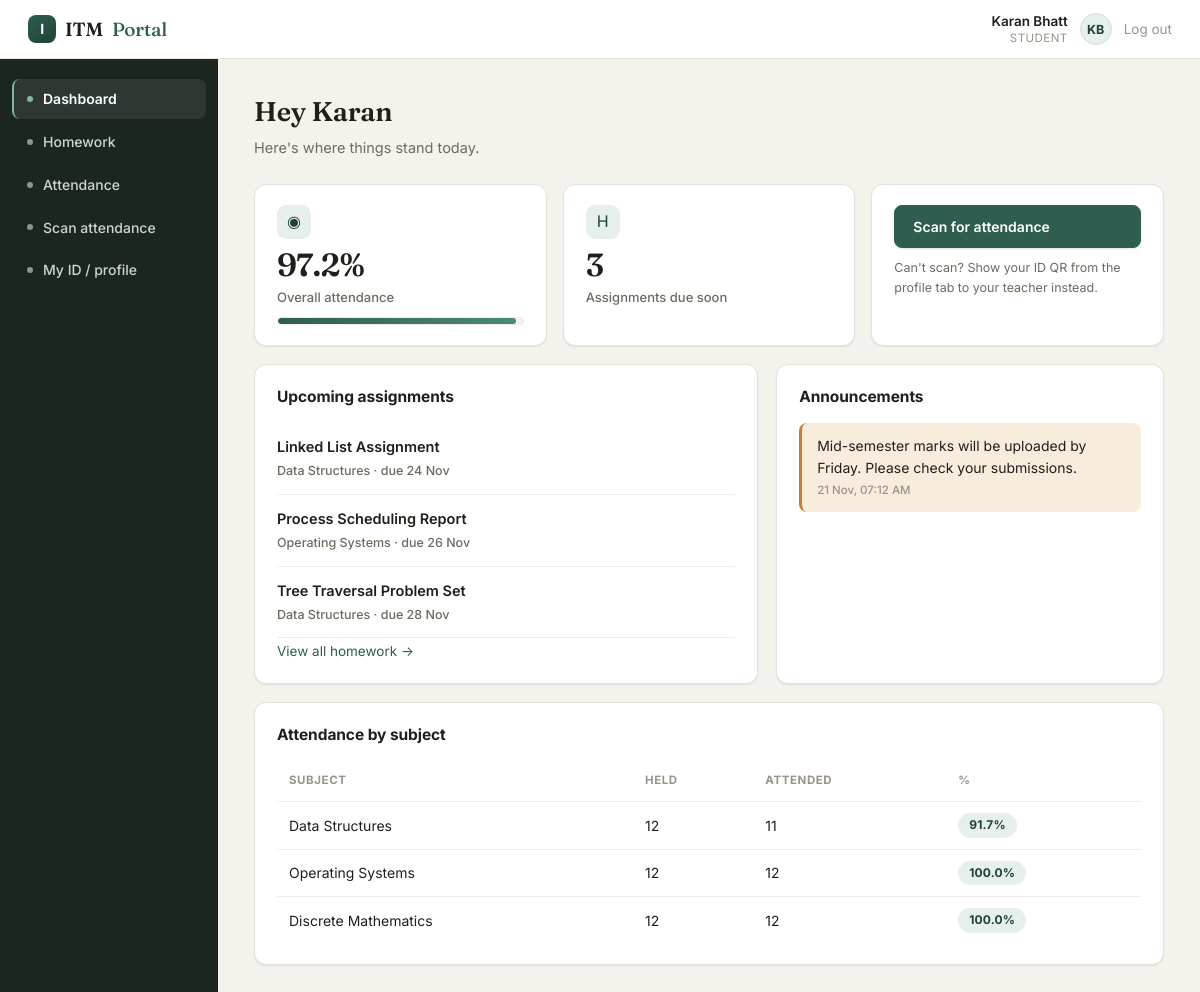
The page /student/dashboard (signed in) on the database its author committed.
### backend/models.py (models this page shows, shortened)
class User(db.Model):
    __tablename__ = "users"
    id = db.Column(db.Integer, primary_key=True)
    name = db.Column(db.String(120), nullable=False)
    email = db.Column(db.String(120), unique=True, nullable=False)
    password_hash = db.Column(db.String(255), nullable=False)
    role = db.Column(db.String(20), nullable=False)  # student | teacher | admin
    roll_number = db.Column(db.String(30), unique=True, nullable=True)
    class_id = db.Column(db.Integer, db.ForeignKey("classes.id"), nullable=True)
    qr_code_value = db.Column(db.String(64), unique=True, nullable=True)  # failsafe ID QR
    parent_name = db.Column(db.String(120), nullable=True)
    parent_phone = db.Column(db.String(20), nullable=True)  # digits with country code, e.g. 91XXXXXXXXXX
    employee_id = db.Column(db.String(30), unique=True, nullable=True)
    created_at = db.Column(db.DateTime, default=datetime.utcnow)
    student_class = db.relationship("SchoolClass", foreign_keys=[class_id], back_populates="students")

class Homework(db.Model):
    __tablename__ = "homework"
    id = db.Column(db.Integer, primary_key=True)
    subject_id = db.Column(db.Integer, db.ForeignKey("subjects.id"), nullable=False)
    title = db.Column(db.String(150), nullable=False)
    description = db.Column(db.Text, nullable=True)
    due_date = db.Column(db.Date, nullable=False)
    posted_at = db.Column(db.DateTime, default=datetime.utcnow)
    posted_by = db.Column(db.Integer, db.ForeignKey("users.id"), nullable=False)
    subject = db.relationship("Subject")

class Subject(db.Model):
    __tablename__ = "subjects"
    id = db.Column(db.Integer, primary_key=True)
    name = db.Column(db.String(100), nullable=False)
    class_id = db.Column(db.Integer, db.ForeignKey("classes.id"), nullable=False)
    teacher_id = db.Column(db.Integer, db.ForeignKey("users.id"), nullable=False)
    school_class = db.relationship("SchoolClass", back_populates="subjects")
    teacher = db.relationship("User", foreign_keys=[teacher_id])

class Announcement(db.Model):
    __tablename__ = "announcements"
    id = db.Column(db.Integer, primary_key=True)
    class_id = db.Column(db.Integer, db.ForeignKey("classes.id"), nullable=False)
    posted_by = db.Column(db.Integer, db.ForeignKey("users.id"), nullable=False)
    message = db.Column(db.Text, nullable=False)
    posted_at = db.Column(db.DateTime, default=datetime.utcnow)

### backend/app.py (the view)
@app.route("/student/dashboard")
@login_required("student")
def student_dashboard():
    user = current_user()
    overall_pct, breakdown = student_attendance_stats(user)
    subject_ids = [s.id for s in Subject.query.filter_by(class_id=user.class_id).all()]
    upcoming_hw = Homework.query.filter(
        Homework.subject_id.in_(subject_ids), Homework.due_date >= date.today()
    ).order_by(Homework.due_date.asc()).limit(4).all() if subject_ids else []
    announcements = Announcement.query.filter_by(class_id=user.class_id).order_by(Announcement.posted_at.desc()).limit(3).all()
    return render_template(
        "student/dashboard.html", user=user, overall_pct=overall_pct,
        breakdown=breakdown, upcoming_hw=upcoming_hw, announcements=announcements,
        threshold=LOW_ATTENDANCE_THRESHOLD
    )

### backend/app.py (called while the page is built)
def login_required(role=None):
    def decorator(fn):
        @wraps(fn)
        def wrapper(*args, **kwargs):
            if "user_id" not in session:
                return redirect(url_for("login"))
            if role and session.get("role") != role:
                flash("You don't have access to that page.", "error")
                return redirect(url_for("post_login_redirect"))
            return fn(*args, **kwargs)
        return wrapper
    return decorator

def current_user():
    uid = session.get("user_id")
    if not uid:
        return None
    return db.session.get(User, uid)

### frontend/templates/student/dashboard.html (shortened to what this page needs)
{% extends "base.html" %}
{% block nav %}
  <a href="{{ url_for('student_dashboard') }}" class="active">Dashboard</a>
  <a href="{{ url_for('student_homework') }}">Homework</a>
  <a href="{{ url_for('student_attendance') }}">Attendance</a>
  <a href="{{ url_for('student_scan') }}">Scan attendance</a>
  <a href="{{ url_for('student_profile') }}">My ID / profile</a>
{% endblock %}
{% block content %}
  <h1>Hey {{ user.name.split(' ')[0] }}</h1>
  <p class="subtitle">Here's where things stand today.</p>
  <div class="card-row">
    <div class="card">
      <div class="stat">
        <div class="icon">&#9673;</div>
        <div class="num">
          {% if overall_pct is not none %}{{ overall_pct }}%{% else %}—{% endif %}
        </div>
        <div class="label">Overall attendance</div>
      </div>
      {% if overall_pct is not none %}
        <div class="progress {% if overall_pct < threshold %}bad{% elif overall_pct < threshold + 10 %}warn{% endif %}" style="margin-top:10px">
          <div style="width: {{ overall_pct }}%"></div>
        </div>
      {% endif %}
    </div>
    <div class="card">
      <div class="stat">
        <div class="icon">H</div>
        <div class="num">{{ upcoming_hw|length }}</div>
        <div class="label">Assignments due soon</div>
      </div>
    </div>
    <div class="card">
      <a href="{{ url_for('student_scan') }}" class="btn" style="width:100%;text-align:center">Scan for attendance</a>
      <p style="font-size:12.5px;color:var(--ink-soft);margin:10px 0 0">Can't scan? Show your ID QR from the profile tab to your teacher instead.</p>
    </div>
  </div>
  <div class="two-col">
    <div class="card">
      <h2>Upcoming assignments</h2>
      {% if upcoming_hw %}
        {% for hw in upcoming_hw %}
          <div class="hw-item">
            <div>
              <div class="title">{{ hw.title }}</div>
              <div class="meta">{{ hw.subject.name }} &middot; due {{ hw.due_date.strftime('%d %b') }}</div>
            </div>
          </div>
        {% endfor %}
      {% else %}
        <p class="empty">Nothing due right now — you're caught up.</p>
      {% endif %}
      <a href="{{ url_for('student_homework') }}" style="font-size:13.5px">View all homework →</a>
    </div>
    <div class="card">
      <h2>Announcements</h2>
      {% if announcements %}
        {% for a in announcements %}
          <div class="announcement">
            {{ a.message }}
            <div class="when">{{ a.posted_at.strftime('%d %b, %I:%M %p') }}</div>
          </div>
        {% endfor %}
      {% else %}
        <p class="empty">No announcements yet.</p>
      {% endif %}
    </div>
  </div>
  <div class="card">
    <h2>Attendance by subject</h2>
    {% if breakdown %}
    <table>
      <thead><tr><th>Subject</th><th>Held</th><th>Attended</th><th>%</th></tr></thead>
      <tbody>
        {% for row in breakdown %}
        <tr>
          <td>{{ row.subject }}</td>
          <td>{{ row.held }}</td>
          <td>{{ row.present }}</td>
          <td>
            {% if row.pct is not none %}
              <span class="pill {% if row.pct < threshold %}bad{% elif row.pct < threshold + 10 %}warn{% else %}good{% endif %}">{{ row.pct }}%</span>
            {% else %}—{% endif %}
          </td>
        </tr>
        {% endfor %}
      </tbody>
    </table>
    {% else %}
      <p class="empty">No sessions recorded yet.</p>
    {% endif %}
  </div>
{% endblock %}

### frontend/templates/base.html (shortened to what this page needs)
<!doctype html>
<html lang="en">
<head>
  <link rel="stylesheet" href="{{ url_for('static', filename='css/style.css') }}">
</head>
<body>
  <div class="topbar">
    <div class="brand"><span class="mark">I</span>ITM <span class="tag">Portal</span></div>
    {% if session.get('user_id') %}
    <div class="who">
      <div class="meta">
        <div class="name">{{ session.get('name') }}</div>
        <div class="role">{{ session.get('role') }}</div>
      </div>
      <div class="avatar">{{ session.get('name', '?')[:1] }}{{ session.get('name', ' ?').split(' ')[-1][:1] }}</div>
      <a href="{{ url_for('logout') }}">Log out</a>
    </div>
    {% endif %}
  </div>
  <div class="shell">
    {% if session.get('user_id') %}
    <div class="sidenav">
      {% block nav %}{% endblock %}
    </div>
    {% endif %}
    <div class="main">
      {% block content %}{% endblock %}
    </div>
  </div>
</body>
</html>

### rows shown on the page
User: get "Karan Bhatt", get "STUDENT", name "Karan"
Homework: title "Linked List Assignment", subject.name "Data Structures", due_date "24 Nov"
Homework: title "Process Scheduling Report", subject.name "Operating Systems", due_date "26 Nov"
Homework: title "Tree Traversal Problem Set", subject.name "Data Structures", due_date "28 Nov"
Announcement: message "Mid-semester marks will be uploaded by Friday. Please check your submissions.", posted_at "21 Nov, 07:12 AM"
Subject: subject "Data Structures", held "12", present "11", pct "91.7"
Subject: subject "Operating Systems", held "12", present "12", pct "100.0"
Subject: subject "Discrete Mathematics", held "12", present "12", pct "100.0"

### other values the page prints
{{ session.get('name', '?')[:1] }} "K"
{{ session.get('name', ' ?').split(' ')[-1][:1] }} "B"
{{ overall_pct }} "97.2"
{{ upcoming_hw|length }} "3"
